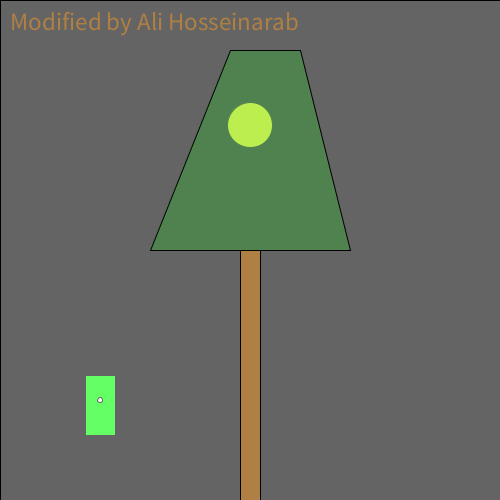
Frame 1 (no input)
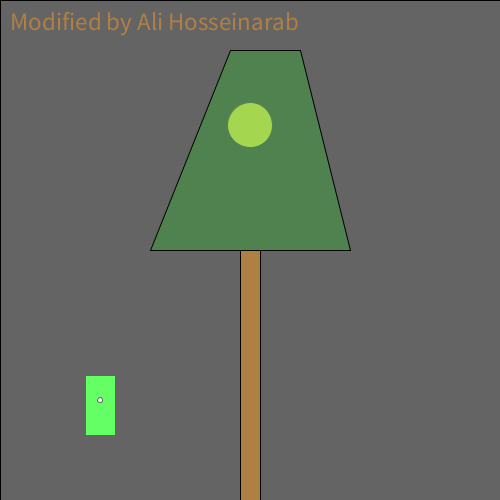
Frame 60 (the mouse pressed at the canvas centre just before this capture)
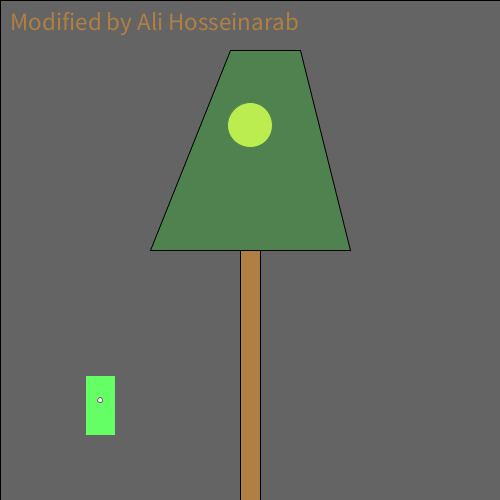
Frame 120 (the mouse held since frame 60 and released just before this capture)

The Processing sketch that drew these frames (run headless with seeded random() and noise(); from frame 60 on, the mouse is pressed at the canvas centre):

// Processing sketch: processing_160200
// ── processing_160200.pde

/*
  Norm Krumpe
 September 22, 2012
 Models a light that is triggered by motion (in this case, motion
 of the mouse).  The light also has a timer.  So, motion turns on the
 light, but a certain amount of time passing with no motion will
 cause the light to turn off again.
 */

// How close you need to get to the
// light sensor in order to turn on
// the light.  Higher values make it
// easier to trigger the light.  Distance
// is measured in pixels.
final int TRIGGER_DISTANCE = 50;

// The location of the sensor:
final int SWITCH_CENTER_X = 100;
final int SWITCH_CENTER_Y = 400;

// seconds until light shuts off automatically when there is no motion
final float SECONDS_UNTIL_AUTO_SHUTOFF = 10; 

// Light will initially be on because of this next value.
// Want the light off initially?  
// Set this to something less than SECONDS_UNTIL_AUTO_SHUTOFF
float timeOfLastTrigger = 0; 
boolean revealTriggerRegion = false;

// Just choose a window size
void setup() {
  size(500, 500);
}

// Each time the mouse moves, check to see
// if it triggered the motion sensor
void mouseMoved() {
  if (motionSensorWasTriggered()) {
    timeOfLastTrigger = millis()/1000.0;
  }
}

// When a key is pressed, toggle the "cheat" that
// reveals the motion sensor's trigger region.
void keyPressed() {
  revealTriggerRegion = !revealTriggerRegion;
}

// Draw the various parts of the scene
void draw() {
  background(0);

  drawLightSwitch();
  drawLamp();  
  drawTriggerRegion();
  drawText();
}

// Draws all components of the lamp
void drawLamp() {
  drawLight();
  fill(0, 255, 0, 50);
  quad(230, 50, 300, 50, 350, 250, 150, 250);
  fill(175, 127, 67);
  rect(240, 250, 20, 250);
}

// How the light gets drawn depends on whether
// the lightbulb is lit.
void drawLight() {

  if (secondsSinceLastTrigger() < SECONDS_UNTIL_AUTO_SHUTOFF) {
    // If the light is on:
    int strength = (int)random(156, 256);
    fill(strength, strength, 0);
    ellipse(250, 125, 45, 45);
    fill(255, 100);
    rect(0, 0, width, height);
  } else {
    // Light is off:
    fill(10, 10, 0);
    ellipse(250, 125, 45, 45);
  }
}

// Draw the light switch/sensor
void drawLightSwitch() {
  fill(0, 255, 0);
  rect(SWITCH_CENTER_X - 15, SWITCH_CENTER_Y - 25, 30, 60);
  fill(255);
  ellipse(SWITCH_CENTER_X, SWITCH_CENTER_Y, 5, 5);
}

// Return true if the mouse triggered the sensor
boolean motionSensorWasTriggered() {
  return distanceFromLightSwitch() < TRIGGER_DISTANCE;
}

// Compute the distance between the mouse and the sensor
float distanceFromLightSwitch() {  
  return dist(mouseX, mouseY, SWITCH_CENTER_X, SWITCH_CENTER_Y);
}

// Determine how long it has been since the motion sensor
// was last turned on.
float secondsSinceLastTrigger() {
  return millis()/1000.0 - timeOfLastTrigger;
}

// Show a "cheat" region so that you know where the mouse
// needs to go in order to trigger the light sensor
void drawTriggerRegion() {
  if (revealTriggerRegion) {
    fill(255, 25);
    ellipse(SWITCH_CENTER_X, SWITCH_CENTER_Y, 
    TRIGGER_DISTANCE * 2, TRIGGER_DISTANCE * 2);
  }
}
  void drawText() {
    textSize(25);
    text("Modified by Ali Hosseinarab", 10, 30);
  }
